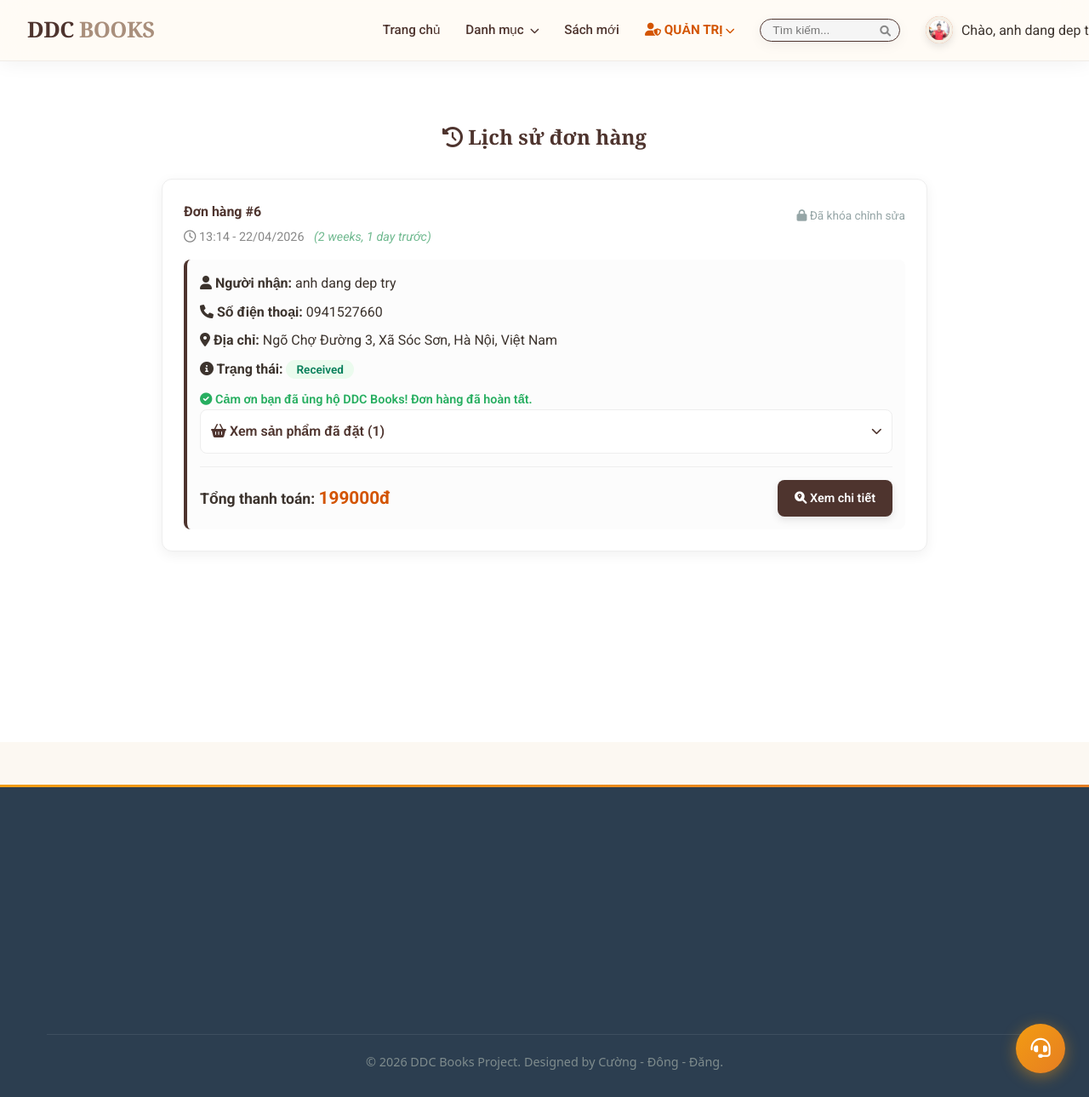
Page /order-history/ (signed in) on the earlier database version.
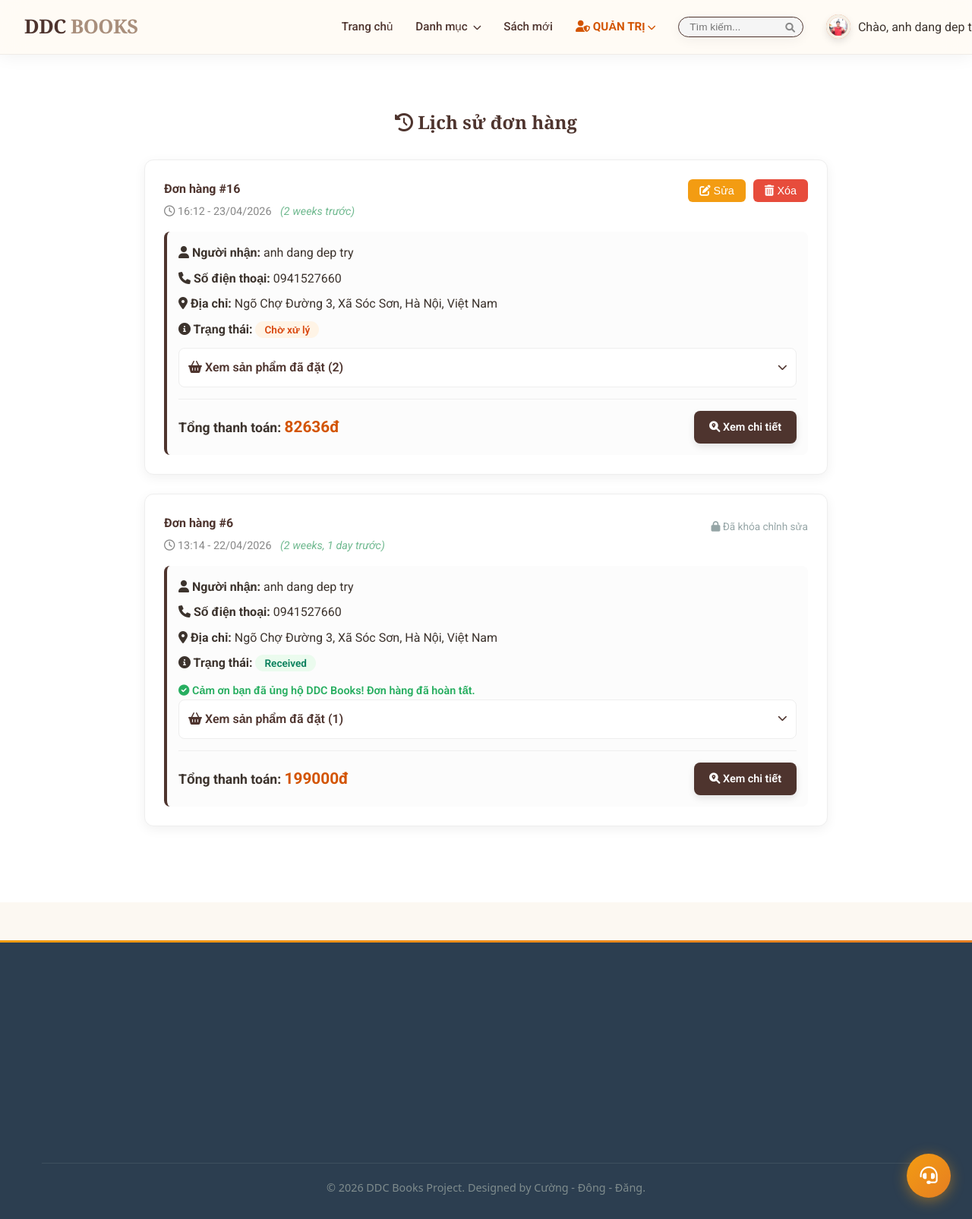
Same page on the later database version.
### app/models.py (models this page shows, shortened)
class Profile(models.Model):
    user = models.OneToOneField(User, on_delete=models.CASCADE, related_name='profile')
    avatar = models.ImageField(default='default.jpg', upload_to='profile_pics')
    phone = models.CharField(max_length=15, blank=True)
    address = models.TextField(blank=True, null=True)

class Order(models.Model):
    STATUS_CHOICES = (
        ('Pending', 'Chờ xử lý'),
        ('Processing', 'Đang đóng gói'),
        ('Shipped', 'Đang giao'),
        ('Delivered', 'Đã nhận hàng'),
        ('Cancelled', 'Đã hủy'),
    )
    user = models.ForeignKey(User, on_delete=models.CASCADE)
    full_name = models.CharField(max_length=255)
    phone = models.CharField(max_length=20)
    address = models.TextField()
    total_price = models.DecimalField(max_digits=12, decimal_places=0)
    created_at = models.DateTimeField(auto_now_add=True)
    status = models.CharField(max_length=20, choices=STATUS_CHOICES, default='Pending')
    shipping_unit = models.CharField(max_length=50, blank=True, null=True)

### app/views.py (the view)
# urls.py: path('order-history/', views.order_history, name='order_history'),
@login_required
def order_history(request):
    orders = Order.objects.filter(user=request.user).order_by('-created_at')
    return render(request, 'app/order_history.html', {'orders': orders})

### app/context_processors.py (called while the page is built)
def categories_processor(request):
    return {
        'categories': Category.objects.all()
    }

### app/templates/app/order_history.html (shortened to what this page needs)
{% extends 'app/base.html' %}
{% block content %}
<div class="container" style="margin-top: 50px; margin-bottom: 80px; max-width: 900px;">
    <h2 style="text-align: center; color: #4E342E; font-family: 'Playfair Display', serif; margin-bottom: 30px;">
        <i class="fas fa-history"></i> Lịch sử đơn hàng
    </h2>
    {% for order in orders %}
    <div style="background: #fff; border-radius: 12px; padding: 25px; margin-bottom: 25px; border: 1px solid #eee; box-shadow: 0 4px 15px rgba(0,0,0,0.06);">
        <div style="display: flex; justify-content: space-between; align-items: flex-start; margin-bottom: 15px;">
            <div>
                <h4 style="color: #4E342E; margin: 0;">Đơn hàng #{{ order.id }}</h4>
                <p style="margin: 5px 0 0 0; font-size: 0.9rem; color: #888;">
                    <i class="far fa-clock"></i> {{ order.created_at|date:"H:i - d/m/Y" }}
                    <span style="margin-left: 8px; font-style: italic; color: #6fb98f;">({{ order.created_at|timesince }} trước)</span>
                </p>
            </div>
            <div style="display: flex; gap: 10px;">
                {% if order.status == 'Pending' %}
                    <button onclick="openEditModal('{{ order.id }}', '{{ order.full_name }}', '{{ order.phone }}', '{{ order.address }}')"
                            style="background: #f39c12; color: white; border: none; padding: 7px 15px; border-radius: 6px; cursor: pointer; font-size: 0.9rem;">
                        <i class="fas fa-edit"></i> Sửa
                    </button>
                    <button onclick="confirmDeleteOrder('{{ order.id }}')"
                            style="background: #e74c3c; color: white; border: none; padding: 7px 15px; border-radius: 6px; cursor: pointer; font-size: 0.9rem;">
                        <i class="fas fa-trash-alt"></i> Xóa
                    </button>
                {% else %}
                    <span style="color: #95a5a6; font-size: 0.85rem; padding: 7px 0;">
                        <i class="fas fa-lock"></i> Đã khóa chỉnh sửa
                    </span>
                {% endif %}
            </div>
        </div>
        <div style="background: #fcfcfc; border-radius: 8px; padding: 15px; border-left: 4px solid #4E342E;">
            <p style="margin-bottom: 8px;"><strong><i class="fas fa-user"></i> Người nhận:</strong> {{ order.full_name }}</p>
            <p style="margin-bottom: 8px;"><strong><i class="fas fa-phone"></i> Số điện thoại:</strong> {{ order.phone }}</p>
            <p style="margin-bottom: 8px;"><strong><i class="fas fa-map-marker-alt"></i> Địa chỉ:</strong> {{ order.address }}</p>
            <p style="margin-bottom: 12px;">
    <strong><i class="fas fa-info-circle"></i> Trạng thái:</strong>
    <span style="padding: 3px 12px; border-radius: 15px; font-size: 0.85rem; font-weight: 600;
        {% if order.status == 'Pending' %} background: #fff4e6; color: #d9480f;
        {% elif order.status == 'Confirmed' or order.status == 'Processing' %} background: #e7f5ff; color: #1971c2;
        {% elif order.status == 'Shipped' %} background: #f3f0ff; color: #6741d9;
        {% elif order.status == 'Received' %} background: #ebfbee; color: #087f5b;
        {% elif order.status == 'Cancelled' %} background: #fff5f5; color: #c92a2a;
        {% endif %}">
        {{ order.get_status_display }}
    </span>
</p>
{% if order.status == 'Received' %}
<div style="margin-top: 10px; color: #27ae60; font-size: 0.9rem; font-weight: 600;">
    <i class="fas fa-check-circle"></i> Cảm ơn bạn đã ủng hộ DDC Books! Đơn hàng đã hoàn tất.
</div>
{% endif %}
            <details style="margin-bottom: 15px; border: 1px solid #eee; border-radius: 8px; background: white; overflow: hidden;">
    <summary style="padding: 12px; cursor: pointer; font-weight: 600; color: #4E342E; display: flex; justify-content: space-between; align-items: center; list-style: none;">
        <span><i class="fas fa-shopping-basket"></i> Xem sản phẩm đã đặt ({{ order.items.all.count }})</span>
        <i class="fas fa-chevron-down" style="font-size: 0.8rem;"></i>
    </summary>
</details>
            <div style="margin-top: 10px; font-size: 1.1rem; border-top: 1px solid #eee; padding-top: 15px; display: flex; justify-content: space-between; align-items: center;">
                <div>
                    <strong>Tổng thanh toán:</strong>
                    <span style="color: #d35400; font-weight: bold; font-size: 1.3rem;">{{ order.total_price }}đ</span>
                </div>
                <a href="{% url 'order_tracking' order.id %}"
                   style="display: inline-block; padding: 10px 20px; background: #4E342E; color: white; border-radius: 8px; text-decoration: none; font-size: 0.9rem; font-weight: 600; transition: 0.3s; box-shadow: 0 4px 10px rgba(0,0,0,0.1);"
                   onmouseover="this.style.opacity='0.85'; this.style.transform='translateY(-2px)';"
                   onmouseout="this.style.opacity='1'; this.style.transform='translateY(0)';"
                >
                   <i class="fas fa-search-location"></i> Xem chi tiết
                </a>
            </div>
        </div>
    </div>
    {% endfor %}
</div>
{% endblock %}

### app/templates/app/base.html (shortened to what this page needs)
{% load static %}
<!DOCTYPE html>
<html lang="vi">
  <head>
    <link rel="stylesheet" href="https://cdnjs.cloudflare.com/ajax/libs/font-awesome/6.0.0/css/all.min.css" />
    <link rel="stylesheet" href="{% static 'app/css/style.css' %}?v={% now 'U' %}" />
    <link rel="stylesheet" href="https://cdnjs.cloudflare.com/ajax/libs/animate.css/4.1.1/animate.min.css" />
  </head>
  <body>
    <header>
    <div class="container header-flex">
        <a href="{% url 'home' %}" class="logo">DDC <span>BOOKS</span></a>
        <nav>
            <ul class="menu-links">
                <li>
                    <a href="{% url 'home' %}">Trang chủ</a>
                </li>
                <li class="dropdown">
                    <a href="#">Danh mục <i class="fas fa-chevron-down" style="font-size: 0.7rem; margin-left: 4px;"></i></a>
                </li>
                <li>
                    <a href="{% url 'home' %}?filter=new" style="{% if request.GET.filter == 'new' %}color: var(--primary); font-weight: bold;{% endif %}">Sách mới</a>
                </li>
                {% if user.is_staff %}
                <li class="dropdown">
                    <a href="#" style="color: #d35400; font-weight: bold;">
                        <i class="fas fa-user-shield"></i> QUẢN TRỊ <i class="fas fa-chevron-down" style="font-size: 0.7rem;"></i>
                    </a>
                </li>
                {% else %}
                <li>
                    <a href="#">Liên hệ</a>
                </li>
                {% endif %}
                <li class="header-search-item">
                    <form action="{% url 'home' %}" method="GET" class="header-search-box">
                        <div class="search-wrapper">
                            <input type="text" name="q" placeholder="Tìm kiếm..." value="{{ request.GET.q|default:'' }}">
                            <button type="submit"><i class="fas fa-search"></i></button>
                        </div>
                    </form>
                </li>
            </ul>
            <div class="auth-box">
                {% if user.is_authenticated %}
                <div class="user-dropdown">
                    <div class="avatar-small">
                        <img src="{{ user.profile.avatar.url }}" alt="Avatar" style="width: 100%; height: 100%; border-radius: 50%; object-fit: cover; border: 4px solid var(--beige); box-shadow: 0 4px 10px rgba(0,0,0,0.1);" />
                    </div>
                    <span>Chào, {{ user.first_name }}</span>
                </div>
                {% else %}
                <div class="log_sign-group">
                    <span class="nav-slider"></span>
                    <a href="{% url 'signup' %}" class="auth-link" id="link-signup">Đăng ký</a>
                    <a href="{% url 'login' %}" class="auth-link" id="link-login">Đăng nhập</a>
                </div>
                {% endif %}
            </div>
        </nav>
    </div>
</header>
   <main>
    <div class="content-wrapper" style="background-color: #ffffff; min-height: 100vh;">
        <div class="container" style="max-width: 1300px; margin: 0 auto; padding: 20px 15px;">
            <div style="display: flex; gap: 30px; align-items: flex-start;">
                <div style="flex-grow: 1;">
                    <div class="main-books-content" style="margin-bottom: 50px;">
                        {% block content %}
                        {% endblock %}
                    </div>
                </div>
            </div>
        </div>
    </div>
</main>
    <footer style="background-color: #2c3e50; color: #ecf0f1; padding: 60px 0 30px; margin-top: 50px; font-family: 'Segoe UI', Tahoma, Geneva, Verdana, sans-serif;">
    <div class="container" style="max-width: 1200px; margin: 0 auto; padding: 0 15px;">
        <div style="display: grid; grid-template-columns: repeat(auto-fit, minmax(250px, 1fr)); gap: 40px;">
        </div>
        <hr style="border: 0; border-top: 1px solid #3e4f5f; margin: 40px 0 20px;">
        <div style="text-align: center; color: #7f8c8d; font-size: 0.9rem;">
            <p>&copy; 2026 DDC Books Project. Designed by Cường - Đông - Đăng.</p>
        </div>
    </div>
</footer>
  {% if user.is_authenticated %}
  <button id="chat-bubble-btn" onclick="chatToggle()" title="Chat hỗ trợ">
    <i class="fas {% if user.is_staff %}fa-headset{% else %}fa-comments{% endif %}" id="chat-bubble-icon"></i>
  </button>
  {% endif %}
  </body>
</html>

### app/static/app/css/style.css (style rules this page uses)
:root { --primary: #E98A61; --dark-brown: #4E342E; --beige: #F5F0E6; --white-warm: #FCF8F2; --text: #3C332D; }
* { margin: 0; padding: 0; box-sizing: border-box; }
body { font-family: 'Roboto', sans-serif; background: var(--white-warm); color: var(--text); line-height: 1.6; }
.container { max-width: 1400px; margin: auto; width: 95%; }
header { background: var(--beige); padding: 15px 0; border-bottom: 1px solid #E0D7C6; position: sticky; top: 0; z-index: 1000; }
.header-flex { display: flex; justify-content: space-between; align-items: center; }
.logo { font-family: 'Playfair Display', serif; font-size: 1.6rem; text-decoration: none; color: var(--dark-brown) !important; font-weight: 700; }
.logo span { color: #A98F7C; }
nav { display: flex; align-items: center; gap: 40px; }
.menu-links { display: flex; list-style: none; gap: 30px; }
.menu-links a { text-decoration: none; color: var(--dark-brown); font-size: 0.95rem; transition: 0.3s; font-weight: 500; }
.user-dropdown { position: relative; display: flex; align-items: center; gap: 10px; cursor: pointer; }
.avatar-small { width: 32px; height: 32px; background: var(--primary); color: white; border-radius: 50%; display: flex; align-items: center; justify-content: center; }
.menu-links li.dropdown { position: relative; }
.search-wrapper { display: flex; align-items: center; background: rgba(255, 255, 255, 0.9); border: 1px solid var(--dark-brown); border-radius: 25px; padding: 5px 15px; transition: all 0.3s ease; box-shadow: 0 4px 15px rgba(0,0,0,0.05); }
.search-wrapper input { border: none; outline: none; background: transparent; padding: 8px; width: 200px; font-size: 0.9rem; color: var(--text); }
.search-wrapper button { border: none; background: transparent; color: var(--primary); cursor: pointer; font-size: 1.1rem; padding-left: 10px; }
.header-search-box .search-wrapper { padding: 1px 10px; border-radius: 15px; max-height: 32px; background: #f5f5f5; }
.header-search-box input { width: 120px; font-size: 0.85rem; padding: 4px; }
.header-search-box button i { font-size: 0.8rem; color: #888; }
header nav { display: flex; align-items: center; gap: 30px; flex-grow: 1; justify-content: flex-end; margin-right: -100px; }

### app/templates/app/base.html (style rules this page uses)
header { position: sticky; top: 0; z-index: 1000; background: rgba(255, 252, 247, 0.82); backdrop-filter: blur(16px) saturate(180%); -webkit-backdrop-filter: blur(16px) saturate(180%); border-bottom: 1px solid rgba(0,0,0,0.06); box-shadow: 0 2px 24px rgba(0,0,0,0.06); transition: box-shadow 0.3s, background 0.3s; }
.logo { letter-spacing: -0.5px; transition: transform 0.2s; display: inline-block; }
.logo span { position: relative; }
.logo span::after { content: ''; position: absolute; bottom: -2px; left: 0; right: 0; height: 2px; background: var(--primary); border-radius: 2px; transform: scaleX(0); transition: transform 0.25s ease; transform-origin: left; }
nav .menu-links > li > a { position: relative; transition: color 0.2s; }
nav .menu-links > li > a::after { content: ''; position: absolute; bottom: -4px; left: 0; right: 0; height: 2px; background: var(--primary, #e67e22); border-radius: 2px; transform: scaleX(0); transition: transform 0.22s ease; transform-origin: left; }
.header-search-box .search-wrapper { transition: box-shadow 0.2s, transform 0.2s; }
footer { position: relative; overflow: hidden; }
footer::before { content: ''; position: absolute; top: 0; left: 0; right: 0; height: 3px; background: linear-gradient(90deg, #f39c12, #e67e22, #f39c12); background-size: 200% 100%; animation: footerLine 3s linear infinite; }
.avatar-small { transition: transform 0.2s; }
#chat-bubble-btn { position: fixed; bottom: 28px; right: 28px; width: 58px; height: 58px; border-radius: 50%; background: linear-gradient(135deg, #f39c12, #e67e22); border: none; cursor: pointer; box-shadow: 0 4px 18px rgba(243,156,18,0.45); display: flex; align-items: center; justify-content: center; z-index: 9998; transition: transform 0.2s, box-shadow 0.2s; }
#chat-bubble-btn i { font-size: 1.45rem; color: #fff; }

Differences in the rows shown:
added Order: id "16", created_at "16:12 - 23/04/2026", created_at "2 weeks", full_name "anh dang dep try", phone "0941527660", address "Ngõ Chợ Đường 3, Xã Sóc Sơn, Hà Nội, Việt Nam", status "Chờ xử lý", items.all.count "2", total_price "82636"
